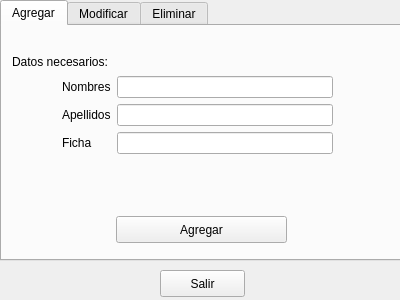
<?xml version="1.0" encoding="UTF-8"?>
<ui version="4.0">
 <class>paciente</class>
 <widget class="QWidget" name="paciente">
  <property name="geometry">
   <rect>
    <x>0</x>
    <y>0</y>
    <width>400</width>
    <height>300</height>
   </rect>
  </property>
  <property name="windowTitle">
   <string>Form</string>
  </property>
  <widget class="QTabWidget" name="tabWidget">
   <property name="geometry">
    <rect>
     <x>0</x>
     <y>0</y>
     <width>401</width>
     <height>261</height>
    </rect>
   </property>
   <property name="currentIndex">
    <number>0</number>
   </property>
   <widget class="QWidget" name="tab">
    <attribute name="title">
     <string>Agregar</string>
    </attribute>
    <widget class="QLabel" name="label">
     <property name="geometry">
      <rect>
       <x>10</x>
       <y>10</y>
       <width>151</width>
       <height>51</height>
      </rect>
     </property>
     <property name="text">
      <string>Datos necesarios:</string>
     </property>
    </widget>
    <widget class="QWidget" name="formLayoutWidget">
     <property name="geometry">
      <rect>
       <x>60</x>
       <y>50</y>
       <width>271</width>
       <height>118</height>
      </rect>
     </property>
     <layout class="QFormLayout" name="formLayout">
      <property name="fieldGrowthPolicy">
       <enum>QFormLayout::AllNonFixedFieldsGrow</enum>
      </property>
      <item row="0" column="0">
       <widget class="QLabel" name="nombreLabel">
        <property name="text">
         <string>Nombres</string>
        </property>
       </widget>
      </item>
      <item row="0" column="1">
       <widget class="QLineEdit" name="nm_ap"/>
      </item>
      <item row="1" column="0">
       <widget class="QLabel" name="apellidosLabel">
        <property name="text">
         <string>Apellidos</string>
        </property>
       </widget>
      </item>
      <item row="1" column="1">
       <widget class="QLineEdit" name="ap_ap"/>
      </item>
      <item row="2" column="0">
       <widget class="QLabel" name="rutLabel">
        <property name="text">
         <string>Ficha</string>
        </property>
       </widget>
      </item>
      <item row="2" column="1">
       <widget class="QLineEdit" name="fch_ap"/>
      </item>
     </layout>
    </widget>
    <widget class="QPushButton" name="agr_ap">
     <property name="geometry">
      <rect>
       <x>114</x>
       <y>190</y>
       <width>171</width>
       <height>27</height>
      </rect>
     </property>
     <property name="text">
      <string>Agregar</string>
     </property>
    </widget>
   </widget>
   <widget class="QWidget" name="tab_2">
    <attribute name="title">
     <string>Modificar</string>
    </attribute>
    <widget class="QWidget" name="formLayoutWidget_2">
     <property name="geometry">
      <rect>
       <x>20</x>
       <y>20</y>
       <width>261</width>
       <height>31</height>
      </rect>
     </property>
     <layout class="QFormLayout" name="formLayout_2">
      <item row="0" column="0">
       <widget class="QLabel" name="buscarRutLabel">
        <property name="text">
         <string>Buscar Rut</string>
        </property>
       </widget>
      </item>
      <item row="0" column="1">
       <widget class="QLineEdit" name="bcr_mp"/>
      </item>
     </layout>
    </widget>
    <widget class="Line" name="line">
     <property name="geometry">
      <rect>
       <x>130</x>
       <y>70</y>
       <width>118</width>
       <height>3</height>
      </rect>
     </property>
     <property name="orientation">
      <enum>Qt::Horizontal</enum>
     </property>
    </widget>
    <widget class="QPushButton" name="bcr1_mp">
     <property name="geometry">
      <rect>
       <x>300</x>
       <y>20</y>
       <width>85</width>
       <height>27</height>
      </rect>
     </property>
     <property name="text">
      <string>Buscar</string>
     </property>
    </widget>
    <widget class="QWidget" name="formLayoutWidget_3">
     <property name="geometry">
      <rect>
       <x>70</x>
       <y>80</y>
       <width>231</width>
       <height>95</height>
      </rect>
     </property>
     <layout class="QFormLayout" name="formLayout_3">
      <item row="0" column="0">
       <widget class="QLabel" name="nombresLabel">
        <property name="text">
         <string>Nombres</string>
        </property>
       </widget>
      </item>
      <item row="0" column="1">
       <widget class="QLineEdit" name="nm_mp"/>
      </item>
      <item row="1" column="0">
       <widget class="QLabel" name="apellidosLabel_2">
        <property name="text">
         <string>Apellidos</string>
        </property>
       </widget>
      </item>
      <item row="1" column="1">
       <widget class="QLineEdit" name="ap_mp"/>
      </item>
      <item row="2" column="1">
       <widget class="QLineEdit" name="fch_mp"/>
      </item>
      <item row="2" column="0">
       <widget class="QLabel" name="correoLabel">
        <property name="text">
         <string>Ficha</string>
        </property>
       </widget>
      </item>
     </layout>
    </widget>
    <widget class="QPushButton" name="mdf_mp">
     <property name="geometry">
      <rect>
       <x>110</x>
       <y>190</y>
       <width>171</width>
       <height>27</height>
      </rect>
     </property>
     <property name="text">
      <string>Modificar</string>
     </property>
    </widget>
   </widget>
   <widget class="QWidget" name="tab_3">
    <attribute name="title">
     <string>Eliminar</string>
    </attribute>
    <widget class="QWidget" name="formLayoutWidget_4">
     <property name="geometry">
      <rect>
       <x>20</x>
       <y>20</y>
       <width>261</width>
       <height>31</height>
      </rect>
     </property>
     <layout class="QFormLayout" name="formLayout_4">
      <item row="0" column="0">
       <widget class="QLabel" name="buscarRutLabel_2">
        <property name="text">
         <string>Buscar Rut</string>
        </property>
       </widget>
      </item>
      <item row="0" column="1">
       <widget class="QLineEdit" name="bcr_ep"/>
      </item>
     </layout>
    </widget>
    <widget class="QPushButton" name="elm_ep">
     <property name="geometry">
      <rect>
       <x>300</x>
       <y>20</y>
       <width>85</width>
       <height>27</height>
      </rect>
     </property>
     <property name="text">
      <string>Eliminar</string>
     </property>
    </widget>
    <widget class="Line" name="line_2">
     <property name="geometry">
      <rect>
       <x>130</x>
       <y>70</y>
       <width>118</width>
       <height>3</height>
      </rect>
     </property>
     <property name="orientation">
      <enum>Qt::Horizontal</enum>
     </property>
    </widget>
    <widget class="QLabel" name="imp_ep">
     <property name="geometry">
      <rect>
       <x>55</x>
       <y>106</y>
       <width>281</width>
       <height>71</height>
      </rect>
     </property>
     <property name="text">
      <string>&lt;html&gt;&lt;head/&gt;&lt;body&gt;&lt;p align=&quot;center&quot;&gt;Despliegue de informacion a eliminar&lt;/p&gt;&lt;/body&gt;&lt;/html&gt;</string>
     </property>
    </widget>
   </widget>
  </widget>
  <widget class="QPushButton" name="exit_p">
   <property name="geometry">
    <rect>
     <x>160</x>
     <y>270</y>
     <width>85</width>
     <height>27</height>
    </rect>
   </property>
   <property name="text">
    <string>Salir</string>
   </property>
  </widget>
 </widget>
 <resources/>
 <connections/>
</ui>
